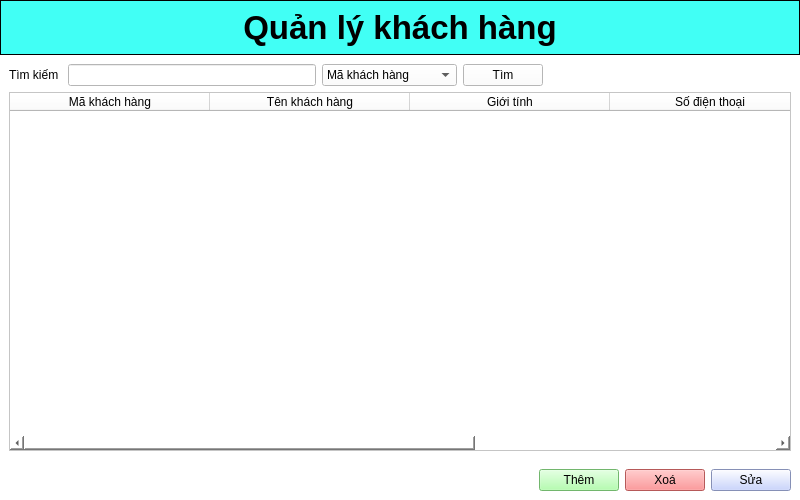
<?xml version="1.0" encoding="UTF-8"?>
<ui version="4.0">
 <class>Form</class>
 <widget class="QWidget" name="Form">
  <property name="geometry">
   <rect>
    <x>0</x>
    <y>0</y>
    <width>800</width>
    <height>500</height>
   </rect>
  </property>
  <property name="windowTitle">
   <string>Form</string>
  </property>
  <property name="styleSheet">
   <string notr="true">background-color: rgb(255, 255, 255);</string>
  </property>
  <layout class="QGridLayout" name="gridLayout_3">
   <property name="leftMargin">
    <number>0</number>
   </property>
   <property name="topMargin">
    <number>0</number>
   </property>
   <property name="rightMargin">
    <number>0</number>
   </property>
   <property name="bottomMargin">
    <number>0</number>
   </property>
   <property name="horizontalSpacing">
    <number>6</number>
   </property>
   <property name="verticalSpacing">
    <number>0</number>
   </property>
   <item row="0" column="0">
    <widget class="QWidget" name="widget" native="true">
     <property name="styleSheet">
      <string notr="true">QWidget{
	background-color: rgb(65, 255, 245);
	border:1px solid black
}
QLabel{
	border:none
}


</string>
     </property>
     <layout class="QVBoxLayout" name="verticalLayout">
      <item>
       <widget class="QLabel" name="label">
        <property name="font">
         <font>
          <pointsize>25</pointsize>
          <weight>75</weight>
          <bold>true</bold>
         </font>
        </property>
        <property name="layoutDirection">
         <enum>Qt::LeftToRight</enum>
        </property>
        <property name="text">
         <string>Quản lý khách hàng</string>
        </property>
        <property name="alignment">
         <set>Qt::AlignCenter</set>
        </property>
       </widget>
      </item>
     </layout>
    </widget>
   </item>
   <item row="2" column="0">
    <widget class="QWidget" name="widget_3" native="true">
     <layout class="QGridLayout" name="gridLayout_2">
      <item row="0" column="0">
       <layout class="QHBoxLayout" name="horizontalLayout">
        <item>
         <spacer name="horizontalSpacer">
          <property name="orientation">
           <enum>Qt::Horizontal</enum>
          </property>
          <property name="sizeHint" stdset="0">
           <size>
            <width>218</width>
            <height>20</height>
           </size>
          </property>
         </spacer>
        </item>
        <item>
         <widget class="QPushButton" name="pushButton_3">
          <property name="styleSheet">
           <string notr="true">background-color: rgb(159, 255, 153);
</string>
          </property>
          <property name="text">
           <string>Thêm</string>
          </property>
          <property name="icon">
           <iconset>
            <normaloff>img/add.png</normaloff>img/add.png</iconset>
          </property>
          <property name="iconSize">
           <size>
            <width>20</width>
            <height>20</height>
           </size>
          </property>
         </widget>
        </item>
        <item>
         <widget class="QPushButton" name="pushButton">
          <property name="styleSheet">
           <string notr="true">background-color: rgb(255, 124, 125);

</string>
          </property>
          <property name="text">
           <string>Xoá</string>
          </property>
          <property name="icon">
           <iconset>
            <normaloff>img/delete.png</normaloff>img/delete.png</iconset>
          </property>
          <property name="iconSize">
           <size>
            <width>20</width>
            <height>20</height>
           </size>
          </property>
         </widget>
        </item>
        <item>
         <widget class="QPushButton" name="pushButton_2">
          <property name="styleSheet">
           <string notr="true">background-color: rgb(188, 202, 255);</string>
          </property>
          <property name="text">
           <string>Sửa</string>
          </property>
          <property name="icon">
           <iconset>
            <normaloff>img/refresh.png</normaloff>img/refresh.png</iconset>
          </property>
          <property name="iconSize">
           <size>
            <width>20</width>
            <height>20</height>
           </size>
          </property>
         </widget>
        </item>
       </layout>
      </item>
     </layout>
    </widget>
   </item>
   <item row="1" column="0">
    <widget class="QWidget" name="widget_2" native="true">
     <layout class="QVBoxLayout" name="verticalLayout_2">
      <item>
       <layout class="QHBoxLayout" name="horizontalLayout_2">
        <item>
         <widget class="QLabel" name="label_2">
          <property name="text">
           <string>Tìm kiếm </string>
          </property>
         </widget>
        </item>
        <item>
         <widget class="QLineEdit" name="lineEdit"/>
        </item>
        <item>
         <widget class="QComboBox" name="comboBox">
          <property name="minimumSize">
           <size>
            <width>135</width>
            <height>5</height>
           </size>
          </property>
          <item>
           <property name="text">
            <string>Mã khách hàng</string>
           </property>
          </item>
          <item>
           <property name="text">
            <string>Tên khách hàng</string>
           </property>
          </item>
          <item>
           <property name="text">
            <string>Số điện thoại</string>
           </property>
          </item>
          <item>
           <property name="text">
            <string>Email</string>
           </property>
          </item>
         </widget>
        </item>
        <item>
         <widget class="QPushButton" name="pushButton_4">
          <property name="styleSheet">
           <string notr="true"/>
          </property>
          <property name="text">
           <string>Tìm</string>
          </property>
          <property name="icon">
           <iconset>
            <normaloff>img/search.png</normaloff>img/search.png</iconset>
          </property>
          <property name="iconSize">
           <size>
            <width>20</width>
            <height>20</height>
           </size>
          </property>
         </widget>
        </item>
        <item>
         <spacer name="horizontalSpacer_2">
          <property name="orientation">
           <enum>Qt::Horizontal</enum>
          </property>
          <property name="sizeHint" stdset="0">
           <size>
            <width>40</width>
            <height>20</height>
           </size>
          </property>
         </spacer>
        </item>
       </layout>
      </item>
      <item>
       <widget class="QTableWidget" name="tableWidget">
        <property name="sizePolicy">
         <sizepolicy hsizetype="Ignored" vsizetype="Expanding">
          <horstretch>0</horstretch>
          <verstretch>0</verstretch>
         </sizepolicy>
        </property>
        <property name="sortingEnabled">
         <bool>false</bool>
        </property>
        <property name="wordWrap">
         <bool>false</bool>
        </property>
        <property name="columnCount">
         <number>5</number>
        </property>
        <attribute name="horizontalHeaderCascadingSectionResizes">
         <bool>false</bool>
        </attribute>
        <attribute name="horizontalHeaderDefaultSectionSize">
         <number>200</number>
        </attribute>
        <attribute name="horizontalHeaderShowSortIndicator" stdset="0">
         <bool>false</bool>
        </attribute>
        <attribute name="horizontalHeaderStretchLastSection">
         <bool>true</bool>
        </attribute>
        <attribute name="verticalHeaderVisible">
         <bool>true</bool>
        </attribute>
        <attribute name="verticalHeaderCascadingSectionResizes">
         <bool>false</bool>
        </attribute>
        <attribute name="verticalHeaderMinimumSectionSize">
         <number>28</number>
        </attribute>
        <attribute name="verticalHeaderDefaultSectionSize">
         <number>30</number>
        </attribute>
        <column>
         <property name="text">
          <string>Mã khách hàng</string>
         </property>
         <property name="textAlignment">
          <set>AlignCenter</set>
         </property>
        </column>
        <column>
         <property name="text">
          <string>Tên khách hàng</string>
         </property>
         <property name="textAlignment">
          <set>AlignCenter</set>
         </property>
        </column>
        <column>
         <property name="text">
          <string>Giới tính</string>
         </property>
         <property name="textAlignment">
          <set>AlignCenter</set>
         </property>
        </column>
        <column>
         <property name="text">
          <string>Số điện thoại</string>
         </property>
         <property name="textAlignment">
          <set>AlignCenter</set>
         </property>
        </column>
        <column>
         <property name="text">
          <string>Email</string>
         </property>
         <property name="textAlignment">
          <set>AlignCenter</set>
         </property>
        </column>
       </widget>
      </item>
     </layout>
    </widget>
   </item>
  </layout>
 </widget>
 <resources/>
 <connections/>
</ui>
